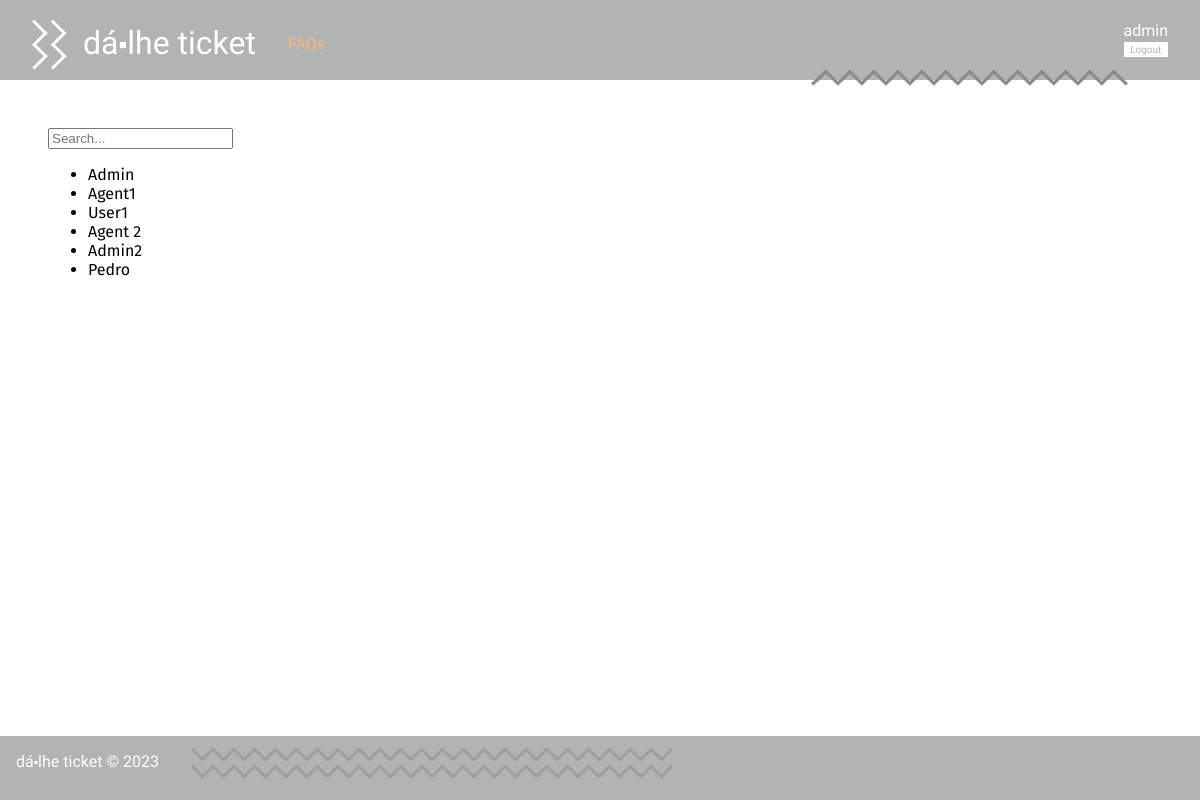
The page /pages/manage_users.php (signed in) on the database its author committed.
### tables this page shows
CREATE TABLE User(
   name varchar(60) not null,
   username varchar(20) primary key,
   email varchar(60) not null,
   password varchar(40) not null,
   type varchar(5) not null, /*user, agent, admin*/
   department varchar(20)
, ticket_count integer default 0, closed_tickets integer default 0);

### pages/manage_users.php (called while the page is built, shortened)
<?php
    require_once(__DIR__ . '/../templates/users.tpl.php');
    require_once(__DIR__ . '/../templates/common.tpl.php');
    drawUsersList();
?>

### database/user.class.php (called while the page is built, shortened)
<?php
class User{
  public function __construct(string $name, string $username, string $email, string $type, string $department, int $ticket_count, int $closed_tickets){
    $this->name = $name;
    $this->username = $username;
  }
  static public function getAllUsers(PDO $db) : array {
    $stmt = $db->prepare('SELECT * from User');
    $stmt->execute();
    $users = array();
    while ($user = $stmt->fetch()) {
      $users[] = new User(
        $user['name'],
        $user['username'],
        $user['email'],
        $user['type'],
        $user['department'],
        intval($user['ticket_count']),
        intval($user['closed_tickets'])
      );
    }
    return $users;
  }
}
?>

### templates/users.tpl.php (the view, shortened to what this page needs)
<?php
    require_once(__DIR__ . '/../database/user.class.php');
    $db = getDatabaseConnection();
    function drawUsersList() : void {
        global $db;
        $users = User::getAllUsers($db); ?>
    <input class="searchbar" type="text" placeholder="Search...">
    <ul class="search_list">
<?php
        foreach ($users as $user) { ?>
        <li class="search_item"><a href="../pages/profile.php?username=<?= $user->username ?>"><?= $user->name ?></a></li>
<?php
        }
?>
    </ul>
<?php
    }
?>

### css/style.css (style rules this page uses)
body { font-family: 'Allerta Stencil', sans-serif; margin: 0; padding: 0; display: grid; grid-template-columns: auto; grid-template-rows: 5em auto 4em; grid-template-areas: "header" "main" "footer"; min-height: 100vh; background-color: #b2b3b3; }
a { text-decoration: none; color: orange; }
.search_list a { color: black; }

### rows shown on the page
user: name "Admin"
user: name "Agent1"
user: name "User1"
user: name "Agent 2"
user: name "Admin2"
user: name "Pedro"

### other values the page prints
$name "dá⬝lhe ticket"
$session->getName() "admin"
